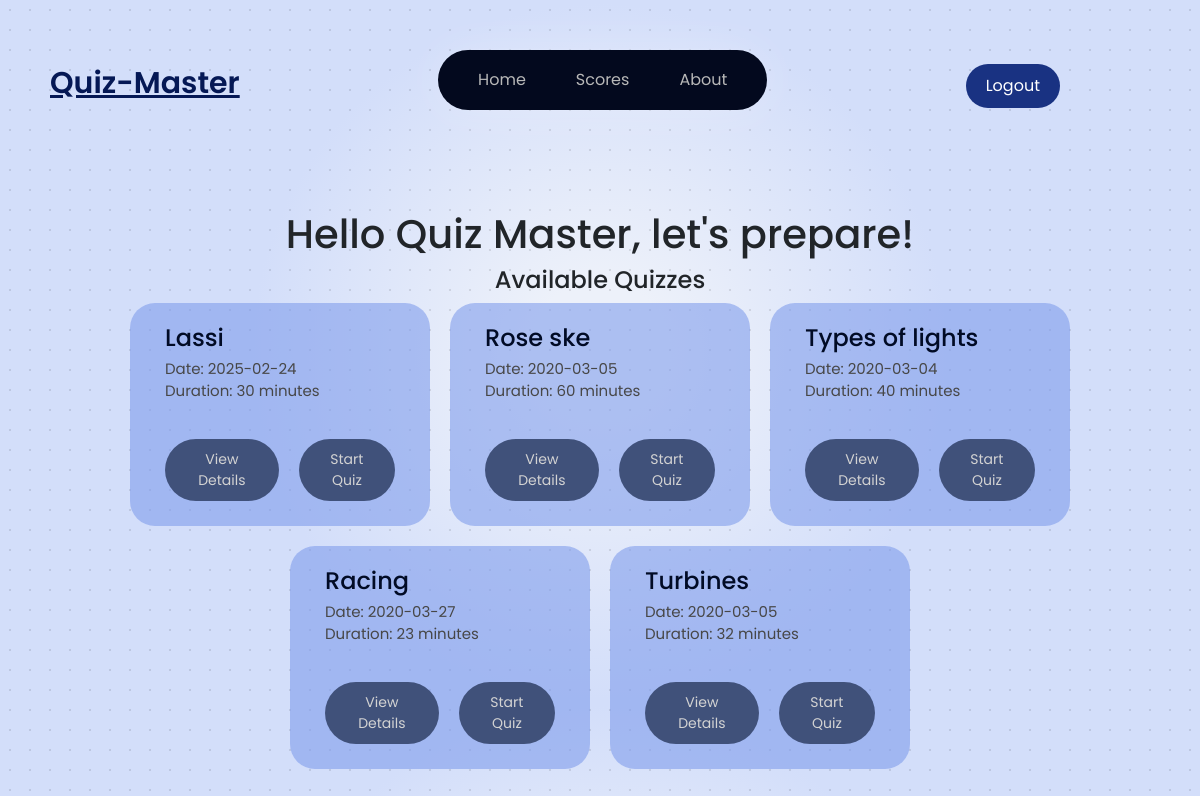
Page /student (signed in) on the earlier database version.
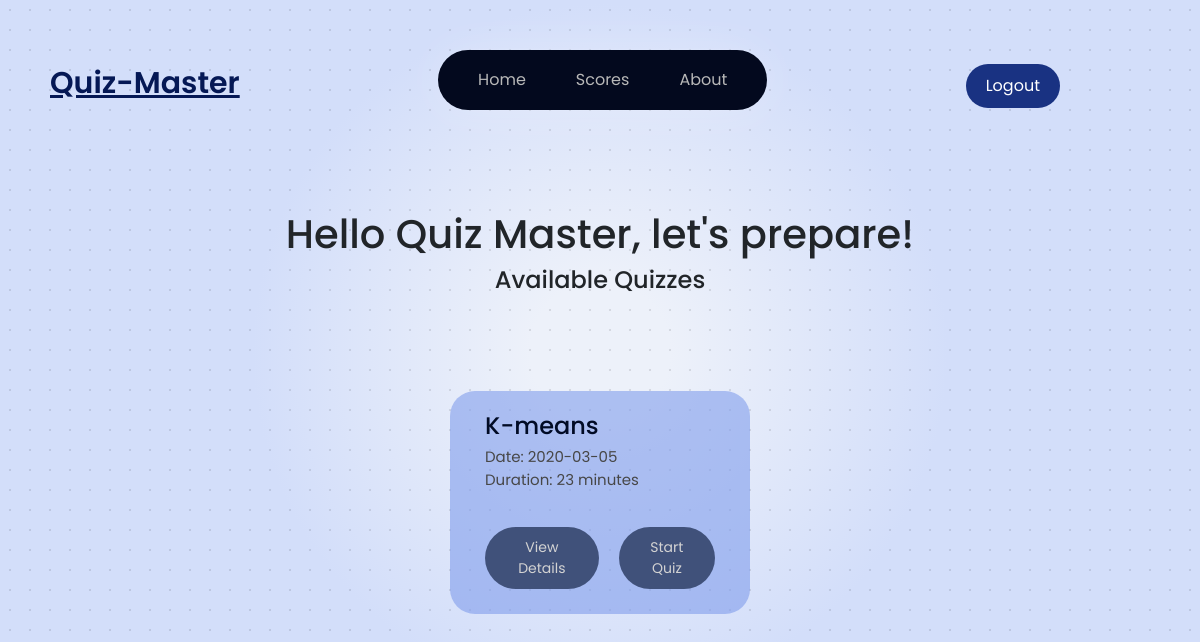
Same page on the later database version.
### models/models.py (models this page shows)
class Quiz(db.Model):
    __tablename__ = 'quizzes'
    id = db.Column(db.Integer, primary_key=True)
    subject_id = db.Column(db.Integer, db.ForeignKey('subjects.id'), nullable=False)
    chapter_id = db.Column(db.Integer, db.ForeignKey('chapters.id'), nullable=False)
    date_of_quiz = db.Column(db.Date, nullable=False)
    time_duration = db.Column(db.Integer, nullable=False)
    remarks = db.Column(db.Text, nullable=True)

### controllers/student_dashboard.py (the view)
@student_dashboard_bp.route('/student')
def student_dashboard():
    user_id = session.get('user_id')  # Ensure 'user_id' is set during login
    if user_id:
        user = Users.query.get(user_id)
        if user:
            quizzes = Quiz.query.all()
            return render_template('student_dashboard.html', quizzes=quizzes, userName=user.fullName, userId=user.userId)
        else:
            return "User not found", 404
    else:
        return redirect('/login')

### templates/student_dashboard.html (shortened to what this page needs)
<!DOCTYPE html>
<html lang="en">
<head>
    <link rel="stylesheet" href="{{ url_for('static', filename='styles.css') }}">
</head>
<body class='page_look font_family_poppins'>
    {% include 'navbar_sd.html' %}
    <h1 style="text-align: center;margin-top: 90px;">Hello {{ userName }}, let's prepare!</h1>
    <h4 style="text-align: center;">Available Quizzes</h4>
    <div style="height: 50vh; display: flex; flex-wrap: wrap; justify-content: center; align-items: center; gap: 20px;">
        {% for quiz in quizzes %}
        <div  style="width: 25%;min-height: 120px; margin-top: 20px; background-color: #7f9ced94; padding: 25px 35px; border-radius: 25px; border: 0; box-shadow: 0px 2px 10px rgba(0, 0, 0, 0.0); text-align: center; margin-top: 0px; display: flex; flex-direction: column; justify-content: space-between;">
            <h3 style="text-align:left;font-size: 24px; color:#010b25; padding: 10px 0px; line-height: 0px; font-weight: 500;">{{ quiz.remarks }}</h3>
            <p style="text-align:left;color: rgb(71, 71, 71); font-size: 15px;padding: 2px 0px;">Date: {{ quiz.date_of_quiz }}</p>
            <p style="text-align:left;color: rgb(71, 71, 71); font-size: 15px;padding: 0px 0px; margin-top: -18px;">Duration: {{ quiz.time_duration }} minutes</p>
            <div style="display: flex;justify-content: center;gap: 20px;">
            <a href="{{ url_for('get_quiz_details', quiz_id=quiz.id) }}">
                <button style="margin-top: 20px;font-size: 14px; padding: 10px 15px; background-color: rgb(64, 81, 122); color: rgb(211, 211, 211); border: none; border-radius: 35px;">View Details</button>
            </a>
            <a href="{{ url_for('start_quiz_prev',  quiz_id=quiz.id) }}">
                <button style="margin-top: 20px;font-size: 14px; padding: 10px 15px; background-color: rgb(64, 81, 122); color: rgb(211, 211, 211); border: none; border-radius: 35px;">Start Quiz</button>
            </a>
        </div>
        </div>
        {% endfor %}
    </div>
</body>
</html>

Differences in the rows shown:
removed Quiz: remarks "Lassi", date_of_quiz "2025-02-24", time_duration "30"
removed Quiz: remarks "Rose ske", date_of_quiz "2020-03-05", time_duration "60"
removed Quiz: remarks "Types of lights", date_of_quiz "2020-03-04", time_duration "40"
removed Quiz: remarks "Racing", date_of_quiz "2020-03-27", time_duration "23"
removed Quiz: remarks "Turbines", date_of_quiz "2020-03-05", time_duration "32"
added Quiz: remarks "K-means", date_of_quiz "2020-03-05", time_duration "23"
